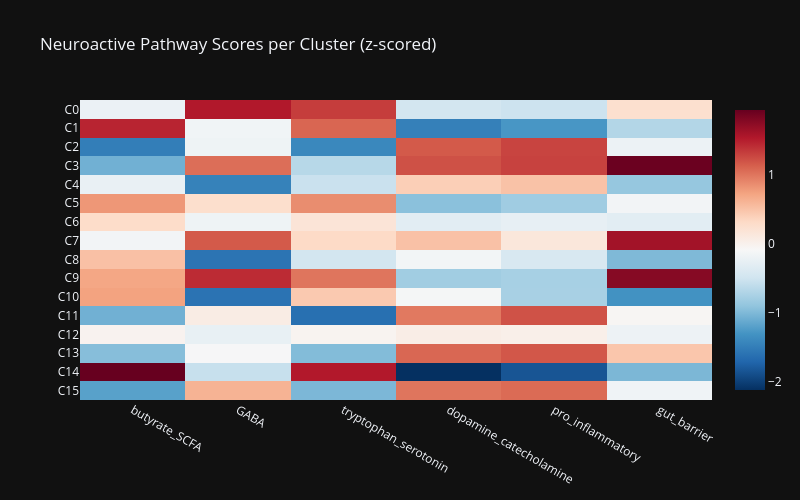

The code cell stored with this chart in its notebook:
### Markdown cell above
---
## 8. Neuroactive Pathway Scores

### Code cell
neuro_scores = pd.DataFrame(index=range(K), columns=list(NEUROACTIVE_PATHWAYS.keys()))

for ci in range(K):
    centroid = pd.Series(centroids_original[ci], index=important_species)
    for pathway, species_list in NEUROACTIVE_PATHWAYS.items():
        if species_list:
            neuro_scores.loc[ci, pathway] = centroid[species_list].sum() / len(species_list)
        else:
            neuro_scores.loc[ci, pathway] = 0.0

neuro_scores = neuro_scores.astype(float)
neuro_scores.index.name = 'cluster'

neuro_normed = neuro_scores.apply(lambda x: (x - x.mean()) / x.std() if x.std() > 0 else 0)

fig = px.imshow(neuro_normed.values,
    x=list(NEUROACTIVE_PATHWAYS.keys()),
    y=[f'C{i}' for i in range(K)],
    color_continuous_scale='RdBu_r', aspect='auto',
    title='Neuroactive Pathway Scores per Cluster (z-scored)',
    template=PLOTLY_DARK, width=800, height=500)
fig.show()

print(neuro_scores.round(6).to_string())

### Figure 1 — Plotly figure (JSON) as saved in the notebook; plotly's stock layout.template omitted (floating-point values rounded to 4 significant figures)
{"data": [{"coloraxis": "coloraxis", "hovertemplate": "x: %{x}<br>y: %{y}<br>color: %{z}<extra></extra>", "name": "0", "type": "heatmap", "x": ["butyrate_SCFA", "GABA", "tryptophan_serotonin", "dopamine_catecholamine", "pro_inflammatory", "gut_barrier"], "xaxis": "x", "y": ["C0", "C1", "C2", "C3", "C4", "C5", "C6", "C7", "C8", "C9", "C10", "C11", "C12", "C13", "C14", "C15"], "yaxis": "y", "z": [[-0.2221, 1.537, 1.324, -0.4723, -0.5268, 0.2489], [1.467, -0.1666, 1.092, -1.483, -1.286, -0.6907], [-1.501, -0.1857, -1.413, 1.161, 1.283, -0.2139], [-1.072, 1.046, -0.669, 1.214, 1.295, 1.916], [-0.24, -1.467, -0.5445, 0.4055, 0.5011, -0.8769], [0.8033, 0.2605, 0.8641, -0.9404, -0.8133, -0.1493], [0.2847, -0.1926, 0.1795, -0.3193, -0.2665, -0.3132], [-0.1491, 1.163, 0.3155, 0.511, 0.1448, 1.621], [0.5165, -1.587, -0.473, -0.145, -0.4247, -1.004], [0.7043, 1.424, 1.005, -0.8052, -0.7697, 1.77], [0.7323, -1.6, 0.4504, -0.126, -0.7626, -1.325], [-1.076, 0.06929, -1.63, 0.9807, 1.203, -0.06103], [-0.02315, -0.2477, -0.03654, 0.05498, 0.03037, -0.1973], [-0.9622, -0.1062, -0.9803, 1.085, 1.177, 0.4706], [1.94, -0.5607, 1.532, -2.124, -1.849, -1.019], [-1.201, 0.6135, -1.016, 1.004, 1.064, -0.1769]]}], "layout": {"coloraxis": {"colorscale": [[0, "rgb(5,48,97)"], [0.1, "rgb(33,102,172)"], [0.2, "rgb(67,147,195)"], [0.3, "rgb(146,197,222)"], [0.4, "rgb(209,229,240)"], [0.5, "rgb(247,247,247)"], [0.6, "rgb(253,219,199)"], [0.7, "rgb(244,165,130)"], [0.8, "rgb(214,96,77)"], [0.9, "rgb(178,24,43)"], [1, "rgb(103,0,31)"]]}, "height": 500, "title": {"text": "Neuroactive Pathway Scores per Cluster (z-scored)"}, "width": 800, "xaxis": {"anchor": "y", "domain": [0, 1]}, "yaxis": {"anchor": "x", "autorange": "reversed", "domain": [0, 1]}}}
